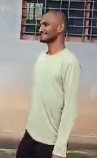
#> input picture img and video/image1.png, 97 x 158 px
$ python new.py
#> lines starting #> are read from the running program, lines starting #| are printed output that depends on the picture; long printed decimals are rounded
# [72 lines of commented-out code are left out]


import cv2
import os

def find_image_in_video(video_path, image_paths, save_dir):
    # Read each query image and convert to grayscale
#> called with video_path = 'one.mp4', save_dir = 'output_frames'
    query_images = []
    for image_path in image_paths:
        query_img = cv2.imread(image_path, cv2.IMREAD_UNCHANGED)
#> query_img is the input picture: shape (158, 97, 4); mean B, G, R, A 140.6, 151.8, 159.3, 255
        if query_img is None:
            print(f"Error: Could not read image {image_path}")
            continue

        if query_img.ndim == 3:
            query_gray = cv2.cvtColor(query_img, cv2.COLOR_BGR2GRAY)
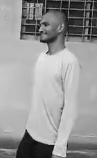
#> query_gray: shape (158, 97); min 2, max 231, mean 152.8
        else:
            query_gray = query_img

        query_images.append(query_gray)

    if not query_images:
        print("No valid query images found.")
        return

    # Read the video
    cap = cv2.VideoCapture(video_path)
    if not cap.isOpened():
        print("Error: Could not open video.")
        return

    # Get dimensions of the first query image
    h, w = query_images[0].shape[:2]
#> h = 158; w = 97

    # Create a method for comparison
    method = cv2.TM_CCOEFF_NORMED

    frame_number = 0
    while True:
        # Capture frame-by-frame
        ret, frame = cap.read()
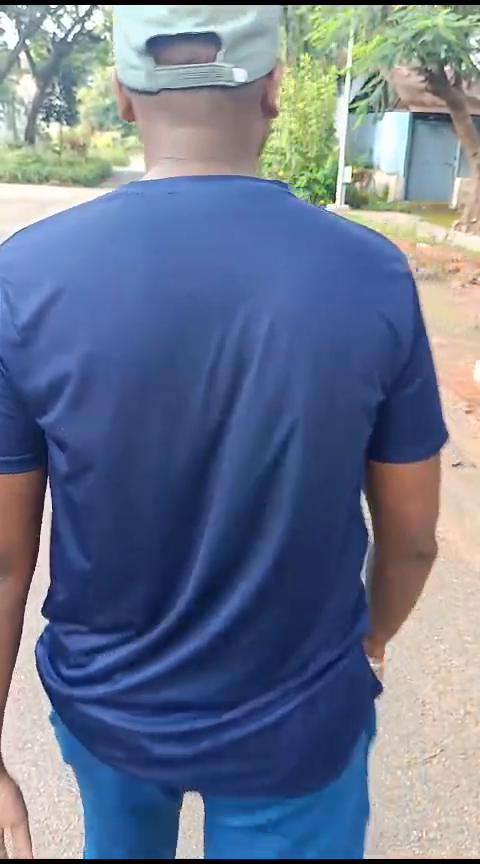
#> input picture frame 69 of img and video/one.mp4, 480 x 864 px
#> frame is the input picture: shape (864, 480, 3); mean B, G, R 141.8, 118.3, 106
        if not ret:
            break

        # Convert frame to grayscale
        frame_gray = cv2.cvtColor(frame, cv2.COLOR_BGR2GRAY)
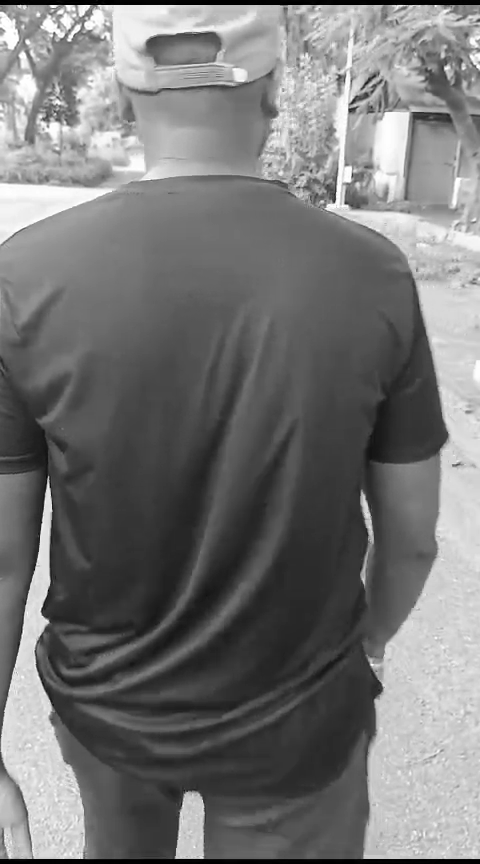
#> frame_gray: shape (864, 480); min 0, max 255, mean 117.3

        found_match = False
        for i, query_gray in enumerate(query_images):
            # Perform template matching
            result = cv2.matchTemplate(frame_gray, query_gray, method)
            min_val, max_val, min_loc, max_loc = cv2.minMaxLoc(result)

            # Print maximum correlation value for debugging
            print(f"Max correlation value for image {i}: {max_val}")

            # Specify a threshold to consider it a match
            threshold = 0.7  # Adjust this value as needed
            if max_val >= threshold:
                # Draw rectangle around the matched region
                top_left = max_loc
                bottom_right = (top_left[0] + w, top_left[1] + h)
                cv2.rectangle(frame, top_left, bottom_right, (0, 255, 0), 2)

                # Save the frame as an image
                save_path = os.path.join(save_dir, f"frame_{frame_number}_match_{i}.jpg")
                cv2.imwrite(save_path, frame)
                print(f"Found image {i} in frame {frame_number}. Saved as {save_path}")

                found_match = True
#> this loop made 1 pass
#> (min_val, max_val, min_loc, max_loc, threshold) on pass 1: (-0.466, 0.435, (313, 211), (4, 706), 0.7)
#| Max correlation value for image 0: 0.4345
#> pass 1, in find_image_in_video, `result = cv2.matchTemplate(frame_gray, query_gray, method)`:
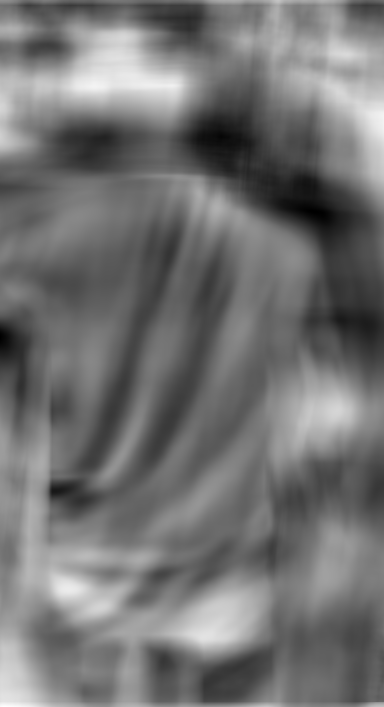
#> result: shape (707, 384) float32; min -0.466, max 0.435, mean -0.0596; drawn with min black and max white

        if found_match:
            # Break out of the loop if any image was found in the frame
            break

        frame_number += 1

    # Release the capture object and close any open windows
    cap.release()
    cv2.destroyAllWindows()

# Example usage
if __name__ == "__main__":
    video_path = 'one.mp4'
    image_paths = ['image1.png'] # List of image paths
    save_directory = 'output_frames'

    # Ensure the save directory exists
    os.makedirs(save_directory, exist_ok=True)

    find_image_in_video(video_path, image_paths, save_directory)
